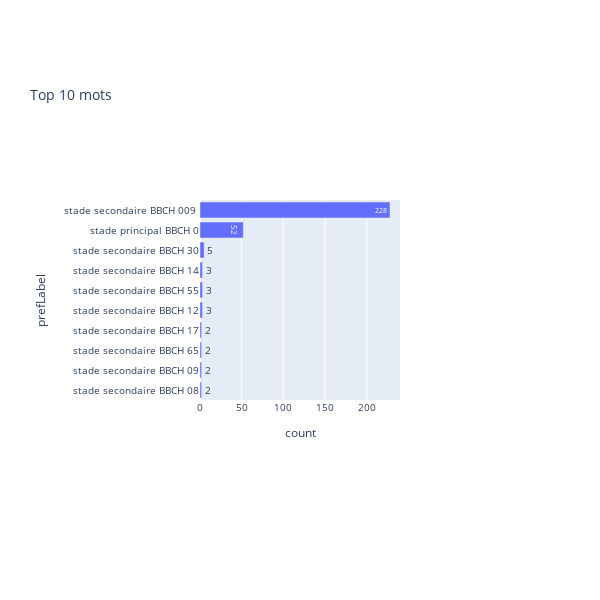

Notebook code cell kept with this figure:
### Code cell
df_sort = vespa_baseline_freq[:10].sort_values(by='count')
fig = px.bar(df_sort, x='count', y='prefLabel',  orientation='h', text='count',
             height=600,
             title='Top 10 mots')

fig.update_layout(
    margin=dict(t=200, r=200, b=200, l=200),
    showlegend=False,
    font_size=10,
    width=600, height=600,
    autosize=False)


fig.show()

### Figure 1 — Plotly figure (JSON) as saved in the notebook; plotly's stock layout.template omitted (floating-point values rounded to 4 significant figures)
{"data": [{"alignmentgroup": "True", "hovertemplate": "count=%{text}<br>prefLabel=%{y}<extra></extra>", "legendgroup": "", "marker": {"color": "#636efa"}, "name": "", "offsetgroup": "", "orientation": "h", "showlegend": false, "text": [2, 2, 2, 2, 3, 3, 3, 5, 52, 228], "textposition": "auto", "type": "bar", "x": [2, 2, 2, 2, 3, 3, 3, 5, 52, 228], "xaxis": "x", "y": ["stade secondaire BBCH 08", "stade secondaire BBCH 09", "stade secondaire BBCH 65", "stade secondaire BBCH 17", "stade secondaire BBCH 12", "stade secondaire BBCH 55", "stade secondaire BBCH 14", "stade secondaire BBCH 30", "stade principal BBCH 0", "stade secondaire BBCH 009 "], "yaxis": "y"}], "layout": {"autosize": false, "barmode": "relative", "font": {"size": 10}, "height": 600, "legend": {"tracegroupgap": 0}, "margin": {"b": 200, "l": 200, "r": 200, "t": 200}, "showlegend": false, "title": {"text": "Top 10 mots"}, "width": 600, "xaxis": {"anchor": "y", "domain": [0, 1], "title": {"text": "count"}}, "yaxis": {"anchor": "x", "domain": [0, 1], "title": {"text": "prefLabel"}}}}
